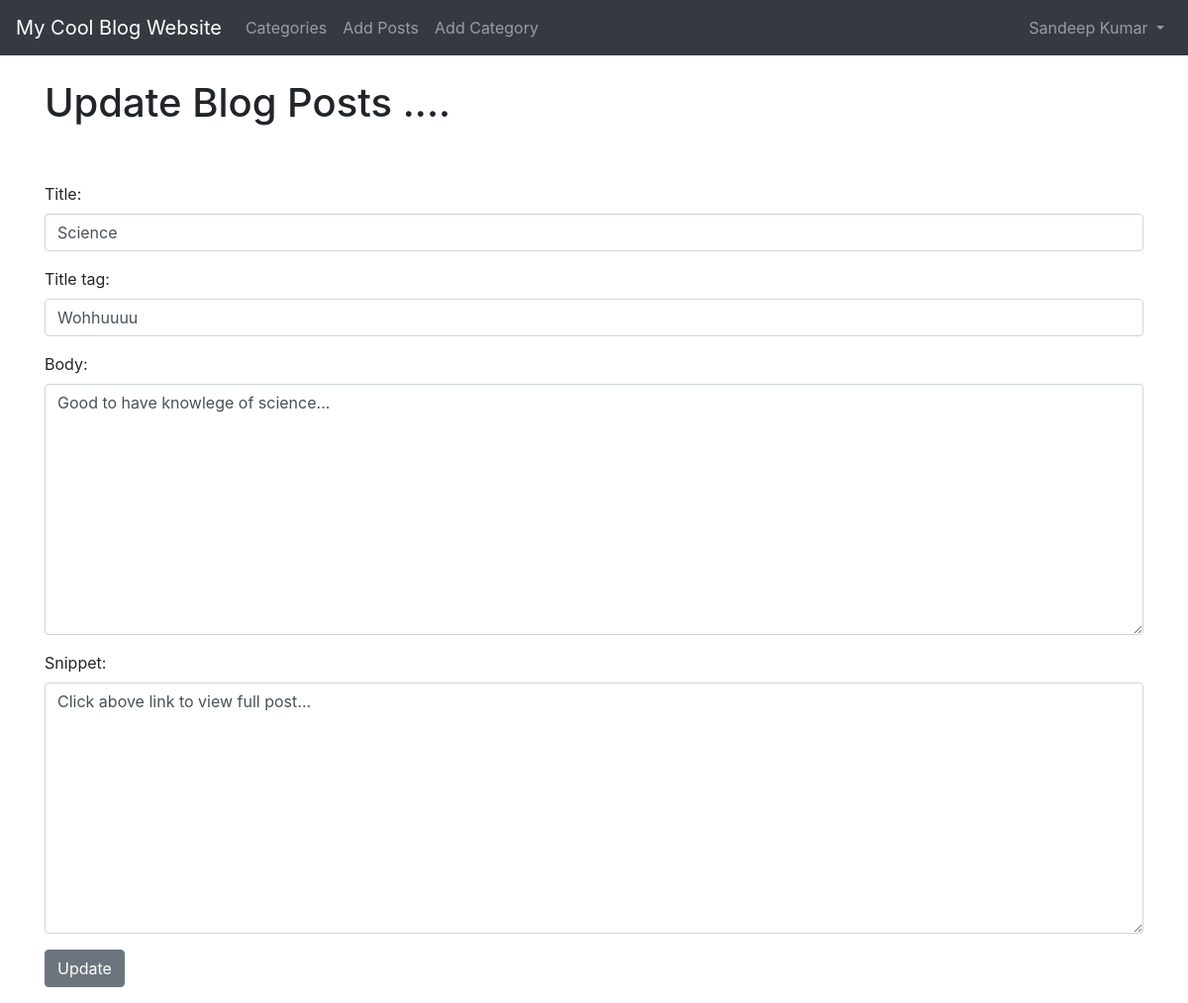
Screenshot of /article/edit/5 (signed in) with the database file from the repository.
### myblog/models.py (models this page shows, shortened)
class Post(models.Model):
	title = models.CharField(max_length=255)
	header_image = models.ImageField(null=True,blank=True,upload_to="images/")
	title_tag = models.CharField(max_length=255)
	author = models.ForeignKey(User,on_delete=models.CASCADE)
	body = RichTextField(blank=True,null=True)
	post_date = models.DateField(auto_now_add=True)
	category = models.CharField(max_length=255,default='coding')
	snippet = models.CharField(max_length=255)
	likes = models.ManyToManyField(User,related_name='blog_posts')

### myblog/views.py (the view)
# urls.py: path('article/edit/<int:pk>',UpdatePostView.as_view(),name="update_post"),
class UpdatePostView(UpdateView):
	model = Post
	form_class = EditForm
	template_name = 'update_post.html'

### myblog/forms.py
class EditForm(forms.ModelForm):
	class Meta:
		model = Post
		fields = ('title','title_tag','body','snippet')
		widgets = {
        	'title': forms.TextInput(attrs={'class':'form-control','placeholder': 'Write any title here......'}),
            'title_tag': forms.TextInput(attrs={'class':'form-control','placeholder': 'Write any tag here......'}),
            'body': forms.Textarea(attrs={'class':'form-control','placeholder': 'Write your content here......'}),
            'snippet': forms.Textarea(attrs={'class':'form-control'}),
		}

### myblog/templates/update_post.html (shortened to what this page needs)
{% extends 'base.html' %}
{% block content %}
{% if user.is_authenticated %}
    {% if user.id == post.author.id %}
		<h1>Update Blog Posts .... </h1>
		<br/><br/>
		<div class="form-group">
		   <form method="POST">
				{{ form.as_p }}
				<button class="btn btn-secondary">Update</button>
		</div>
    {% else %}
    		<h1>What are you doing here without login .......... !!</h1>>
    {% endif %}
{% else %}
	<h1>What are you doing here without login .......... !!</h1>>
{% endif %}
{% endblock %}

### myblog/templates/base.html (shortened to what this page needs)
<!doctype html>
<html lang="en">
  <head>
    <link rel="stylesheet" href="https://stackpath.bootstrapcdn.com/bootstrap/4.5.2/css/bootstrap.min.css">
  </head>
  <body>
    <nav class="navbar navbar-expand-lg navbar-dark bg-dark">
  <a class="navbar-brand" href="{% url 'home' %}">My Cool Blog Website</a>
  <div class="collapse navbar-collapse" id="navbarSupportedContent">
    <ul class="navbar-nav mr-auto">
      {% if cat_menu %}
      <li class="nav-item dropdown">
        <a class="nav-link dropdown-toggle" href="#" id="navbarDropdown" role="button" data-toggle="dropdown" aria-haspopup="true" aria-expanded="false">
          Categories
        </a>
        <div class="dropdown-menu" aria-labelledby="navbarDropdown">
          {% for item in cat_menu %}
          <a class="dropdown-item" href="{% url 'category' item|slugify %}">  {{ item }}</a>
          {% endfor %}
        </div>
      </li>
      {% else %}
         <li class="nav-item">
            <a class="nav-link" href="{% url 'category_list' %}">Categories</a>
         </li>
      {% endif %}
      {% if user.is_authenticated %}
          <li class="nav-item">
            <a class="nav-link" href="{% url 'add_post' %}">Add Posts</a>
          </li>
          <li class="nav-item">
            <a class="nav-link" href="{% url 'add_category' %}">Add Category</a>
          </li>
      {% endif %}
     </ul>
      {% if user.is_authenticated %}
          <ul class="navbar-nav ml-auto">
            <li class="nav-item dropdown">
              <a class="nav-link dropdown-toggle" href="#" id="navbarDropdown" role="button" data-toggle="dropdown" aria-haspopup="true" aria-expanded="false">
                {{ user.first_name }} {{ user.last_name }}
              </a>
          </ul>
      {% endif %}
  </div>
</nav>
    <br/>
    <div class="container">
      {% block content %}
      {% endblock %}
    </div>
  </body>
</html>

### rows the page displays
Post: title "Science", title_tag "Wohhuuuu", body "Good to have knowlege of science...", snippet "Click above link to view full post..."

### other values shown
{{ user.first_name }} "Sandeep"
{{ user.last_name }} "Kumar"
